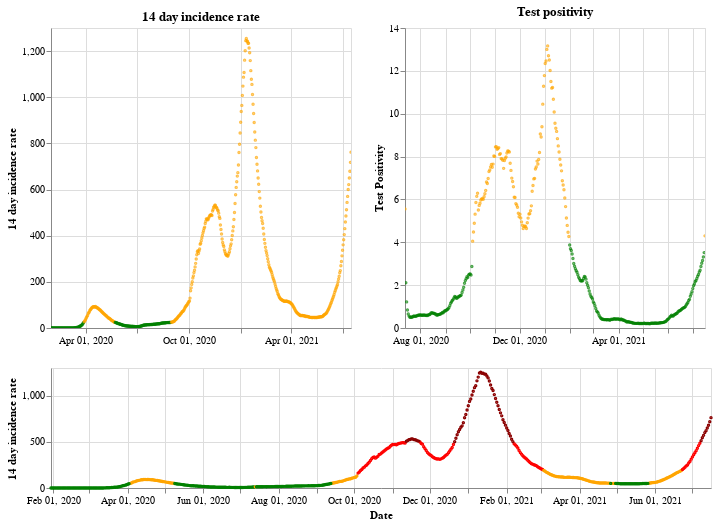

Notebook code cell kept with this figure:
### Markdown cell above
## England

### Code cell
plot_traffic_light('England')

### Figure 1 — Vega-Lite specification as saved in the notebook (floating-point values rounded to 4 significant figures; data arrays with more than 128 entries replaced by an {"elided": "..."} marker saying what was removed)
{"config": {"view": {"continuousWidth": 400, "continuousHeight": 300}}, "vconcat": [{"hconcat": [{"mark": {"type": "point", "size": 2}, "encoding": {"color": {"condition": {"value": "green", "test": "(datum.twoWeeklyCasesRate <= 25)"}, "value": "orange"}, "tooltip": [{"type": "nominal", "field": "areaName"}, {"type": "temporal", "field": "date"}, {"type": "quantitative", "field": "twoWeeklyCasesRate"}, {"type": "quantitative", "field": "testPositivity"}], "x": {"type": "temporal", "axis": {"title": ""}, "field": "date", "scale": {"domain": {"selection": "DateBrush"}}, "timeUnit": "yearmonthdate"}, "y": {"type": "quantitative", "axis": {"title": "14 day incidence rate"}, "field": "twoWeeklyCasesRate"}}, "title": "14 day incidence rate", "width": 300}, {"mark": {"type": "point", "size": 2}, "encoding": {"color": {"condition": {"value": "green", "test": "(datum.testPositivity <= 4)"}, "value": "orange"}, "tooltip": [{"type": "nominal", "field": "areaName"}, {"type": "temporal", "field": "date"}, {"type": "quantitative", "field": "twoWeeklyCasesRate"}, {"type": "quantitative", "field": "testPositivity"}], "x": {"type": "temporal", "axis": {"title": ""}, "field": "date", "scale": {"domain": {"selection": "DateBrush"}}, "timeUnit": "yearmonthdate"}, "y": {"type": "quantitative", "axis": {"title": "Test Positivity"}, "field": "testPositivity"}}, "title": "Test positivity", "width": 300}]}, {"layer": [{"mark": {"type": "point", "size": 2}, "encoding": {"color": {"condition": {"value": "orange", "test": "(((datum.testPositivity < 4) && (datum.twoWeeklyCasesRate >= 50)) && (datum.twoWeeklyCasesRate < 200))"}, "value": "red"}, "opacity": {"condition": {"value": 1, "test": "((datum.twoWeeklyCasesRate >= 50) && (datum.twoWeeklyCasesRate < 500))"}, "value": 0}, "tooltip": [{"type": "nominal", "field": "areaName"}, {"type": "temporal", "field": "date"}, {"type": "quantitative", "field": "twoWeeklyCasesRate"}, {"type": "quantitative", "field": "testPositivity"}], "x": {"type": "temporal", "axis": {"title": "Date"}, "field": "date", "timeUnit": "yearmonthdate"}, "y": {"type": "quantitative", "axis": {"title": "14 day incidence rate"}, "field": "twoWeeklyCasesRate"}}, "selection": {"DateBrush": {"type": "interval", "encodings": ["x"], "fields": ["Time"]}}}, {"mark": {"type": "point", "size": 2}, "encoding": {"color": {"value": "darkred"}, "opacity": {"condition": {"value": 1, "test": "(datum.twoWeeklyCasesRate >= 500)"}, "value": 0}, "tooltip": [{"type": "nominal", "field": "areaName"}, {"type": "temporal", "field": "date"}, {"type": "quantitative", "field": "twoWeeklyCasesRate"}, {"type": "quantitative", "field": "testPositivity"}], "x": {"type": "temporal", "axis": {"title": "Date"}, "field": "date", "timeUnit": "yearmonthdate"}, "y": {"type": "quantitative", "axis": {"title": "14 day incidence rate"}, "field": "twoWeeklyCasesRate"}}}, {"mark": {"type": "point", "size": 2}, "encoding": {"color": {"condition": {"value": "green", "test": "((datum.testPositivity < 4) && (datum.twoWeeklyCasesRate < 50))"}, "value": "orange"}, "opacity": {"condition": {"value": 1, "test": "(datum.twoWeeklyCasesRate < 50)"}, "value": 0}, "tooltip": [{"type": "nominal", "field": "areaName"}, {"type": "temporal", "field": "date"}, {"type": "quantitative", "field": "twoWeeklyCasesRate"}, {"type": "quantitative", "field": "testPositivity"}], "x": {"type": "temporal", "axis": {"title": "Date"}, "field": "date", "timeUnit": "yearmonthdate"}, "y": {"type": "quantitative", "axis": {"title": "14 day incidence rate"}, "field": "twoWeeklyCasesRate"}}}], "height": 120, "width": 660}], "data": {"name": "data-1989a4bbe4a0c4cd598e56880372c56c"}, "$schema": "https://vega.github.io/schema/vega-lite/v4.8.1.json", "datasets": {"data-1989a4bbe4a0c4cd598e56880372c56c": {"elided": "534 records"}}}
